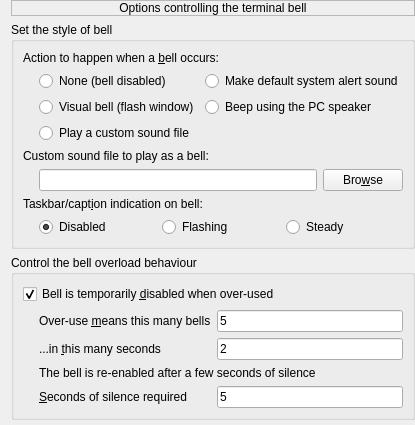
     <widget class="QWidget" name="page_5">
      <layout class="QVBoxLayout" name="verticalLayout_18" stretch="0,0,0,0">
       <property name="topMargin">
        <number>0</number>
       </property>
       <property name="rightMargin">
        <number>0</number>
       </property>
       <property name="bottomMargin">
        <number>0</number>
       </property>
       <item>
        <widget class="QLabel" name="label_18">
         <property name="sizePolicy">
          <sizepolicy hsizetype="Preferred" vsizetype="Minimum">
           <horstretch>0</horstretch>
           <verstretch>0</verstretch>
          </sizepolicy>
         </property>
         <property name="frameShape">
          <enum>QFrame::Shape::StyledPanel</enum>
         </property>
         <property name="text">
          <string>Options controlling the terminal bell</string>
         </property>
         <property name="alignment">
          <set>Qt::AlignmentFlag::AlignCenter</set>
         </property>
         <property name="margin">
          <number>2</number>
         </property>
        </widget>
       </item>
       <item>
        <widget class="QGroupBox" name="groupBox_12">
         <property name="sizePolicy">
          <sizepolicy hsizetype="Preferred" vsizetype="Preferred">
           <horstretch>0</horstretch>
           <verstretch>0</verstretch>
          </sizepolicy>
         </property>
         <property name="title">
          <string>Set the style of bell</string>
         </property>
         <property name="flat">
          <bool>true</bool>
         </property>
         <layout class="QGridLayout" name="gridLayout_4">
          <item row="5" column="2">
           <layout class="QHBoxLayout" name="horizontalLayout_6">
            <item>
             <widget class="QRadioButton" name="rb_belltaskbar_disable">
              <property name="text">
               <string>Disabled</string>
              </property>
              <property name="checked">
               <bool>true</bool>
              </property>
              <attribute name="buttonGroup">
               <string notr="true">buttonGroup_11</string>
              </attribute>
             </widget>
            </item>
            <item>
             <widget class="QRadioButton" name="rb_belltaskbar_flash">
              <property name="text">
               <string>Flashing</string>
              </property>
              <attribute name="buttonGroup">
               <string notr="true">buttonGroup_11</string>
              </attribute>
             </widget>
            </item>
            <item>
             <widget class="QRadioButton" name="rb_belltaskbar_steady">
              <property name="text">
               <string>Steady</string>
              </property>
              <attribute name="buttonGroup">
               <string notr="true">buttonGroup_11</string>
              </attribute>
             </widget>
            </item>
           </layout>
          </item>
          <item row="1" column="2">
           <layout class="QGridLayout" name="gridLayout_25">
            <item row="2" column="0">
             <widget class="QRadioButton" name="rb_bellstyle_playcustomsound">
              <property name="text">
               <string>Play a custom sound file</string>
              </property>
              <attribute name="buttonGroup">
               <string notr="true">buttonGroup_12</string>
              </attribute>
             </widget>
            </item>
            <item row="1" column="0">
             <widget class="QRadioButton" name="rb_bellaction_visual">
              <property name="text">
               <string>Visual bell (flash window)</string>
              </property>
              <attribute name="buttonGroup">
               <string notr="true">buttonGroup_12</string>
              </attribute>
             </widget>
            </item>
            <item row="0" column="0">
             <widget class="QRadioButton" name="rb_bellaction_none">
              <property name="text">
               <string>None (bell disabled)</string>
              </property>
              <attribute name="buttonGroup">
               <string notr="true">buttonGroup_12</string>
              </attribute>
             </widget>
            </item>
            <item row="0" column="1">
             <widget class="QRadioButton" name="rb_bellaction_alertsound">
              <property name="text">
               <string>Make default system alert sound</string>
              </property>
              <property name="checked">
               <bool>false</bool>
              </property>
              <attribute name="buttonGroup">
               <string notr="true">buttonGroup_12</string>
              </attribute>
             </widget>
            </item>
            <item row="1" column="1">
             <widget class="QRadioButton" name="rb_bellaction_beep">
              <property name="text">
               <string>Beep using the PC speaker</string>
              </property>
              <attribute name="buttonGroup">
               <string notr="true">buttonGroup_12</string>
              </attribute>
             </widget>
            </item>
           </layout>
          </item>
          <item row="3" column="2">
           <layout class="QHBoxLayout" name="horizontalLayout_5">
            <item>
             <widget class="QLineEdit" name="le_bell_wavefile"/>
            </item>
            <item>
             <widget class="QPushButton" name="pb_bell_wavefile_browse">
              <property name="text">
               <string>Bro&amp;wse</string>
              </property>
             </widget>
            </item>
           </layout>
          </item>
          <item row="1" column="1">
           <widget class="QWidget" name="widget_30" native="true">
            <property name="sizePolicy">
             <sizepolicy hsizetype="Fixed" vsizetype="Fixed">
              <horstretch>0</horstretch>
              <verstretch>0</verstretch>
             </sizepolicy>
            </property>
            <property name="minimumSize">
             <size>
              <width>10</width>
              <height>10</height>
             </size>
            </property>
            <property name="maximumSize">
             <size>
              <width>10</width>
              <height>10</height>
             </size>
            </property>
           </widget>
          </item>
          <item row="0" column="1" colspan="2">
           <widget class="QLabel" name="label_19">
            <property name="text">
             <string>Action to happen when a &amp;bell occurs:</string>
            </property>
            <property name="buddy">
             <cstring>rb_bellaction_none</cstring>
            </property>
           </widget>
          </item>
          <item row="2" column="1" colspan="2">
           <widget class="QLabel" name="label_20">
            <property name="text">
             <string>Custom sound file to play as a bell:</string>
            </property>
           </widget>
          </item>
          <item row="4" column="1" colspan="2">
           <widget class="QLabel" name="label_21">
            <property name="text">
             <string>Taskbar/capt&amp;ion indication on bell:</string>
            </property>
            <property name="buddy">
             <cstring>rb_belltaskbar_disable</cstring>
            </property>
           </widget>
          </item>
         </layout>
        </widget>
       </item>
       <item>
        <widget class="QGroupBox" name="groupBox_13">
         <property name="sizePolicy">
          <sizepolicy hsizetype="Preferred" vsizetype="Preferred">
           <horstretch>0</horstretch>
           <verstretch>0</verstretch>
          </sizepolicy>
         </property>
         <property name="title">
          <string>Control the bell overload behaviour</string>
         </property>
         <property name="flat">
          <bool>true</bool>
         </property>
         <layout class="QGridLayout" name="gridLayout_5">
          <item row="3" column="1" colspan="2">
           <widget class="QLabel" name="label_29">
            <property name="text">
             <string>The bell is re-enabled after a few seconds of silence</string>
            </property>
           </widget>
          </item>
          <item row="5" column="2">
           <widget class="QLineEdit" name="le_bellcontrol_silencereq_secs">
            <property name="text">
             <string>5</string>
            </property>
           </widget>
          </item>
          <item row="2" column="1">
           <widget class="QLabel" name="label_28">
            <property name="text">
             <string>...in &amp;this many seconds</string>
            </property>
            <property name="buddy">
             <cstring>le_bellcontrol_overusesec</cstring>
            </property>
           </widget>
          </item>
          <item row="1" column="1">
           <widget class="QLabel" name="label_22">
            <property name="text">
             <string>Over-use &amp;means this many bells</string>
            </property>
            <property name="buddy">
             <cstring>le_bellcontrol_overuseno</cstring>
            </property>
           </widget>
          </item>
          <item row="1" column="2">
           <widget class="QLineEdit" name="le_bellcontrol_overuseno">
            <property name="text">
             <string>5</string>
            </property>
           </widget>
          </item>
          <item row="5" column="1">
           <widget class="QLabel" name="label_30">
            <property name="text">
             <string>&amp;Seconds of silence required</string>
            </property>
            <property name="buddy">
             <cstring>le_bellcontrol_silencereq_secs</cstring>
            </property>
           </widget>
          </item>
          <item row="2" column="2">
           <widget class="QLineEdit" name="le_bellcontrol_overusesec">
            <property name="text">
             <string>2</string>
            </property>
           </widget>
          </item>
          <item row="0" column="0" colspan="3">
           <widget class="QCheckBox" name="chb_bellcontrol_whenoverused">
            <property name="text">
             <string>Bell is temporarily &amp;disabled when over-used</string>
            </property>
            <property name="checked">
             <bool>true</bool>
            </property>
           </widget>
          </item>
          <item row="1" column="0">
           <widget class="QWidget" name="widget_31" native="true">
            <property name="sizePolicy">
             <sizepolicy hsizetype="Fixed" vsizetype="Fixed">
              <horstretch>0</horstretch>
              <verstretch>0</verstretch>
             </sizepolicy>
            </property>
            <property name="minimumSize">
             <size>
              <width>10</width>
              <height>10</height>
             </size>
            </property>
            <property name="maximumSize">
             <size>
              <width>10</width>
              <height>10</height>
             </size>
            </property>
           </widget>
          </item>
         </layout>
        </widget>
       </item>
       <item>
        <spacer name="verticalSpacer_17">
         <property name="orientation">
          <enum>Qt::Orientation::Vertical</enum>
         </property>
         <property name="sizeHint" stdset="0">
          <size>
           <width>20</width>
           <height>5</height>
          </size>
         </property>
        </spacer>
       </item>
      </layout>
     </widget>
